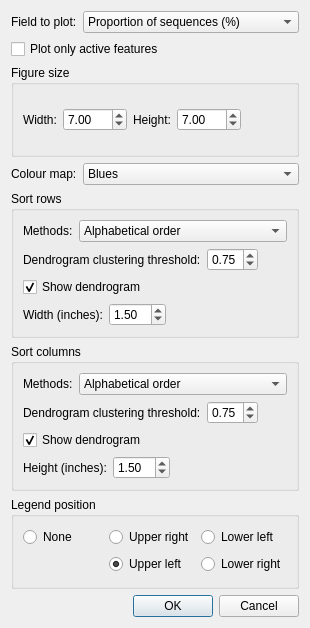
<?xml version="1.0" encoding="UTF-8"?>
<ui version="4.0">
 <class>HeatmapPlotDialog</class>
 <widget class="QDialog" name="HeatmapPlotDialog">
  <property name="geometry">
   <rect>
    <x>0</x>
    <y>0</y>
    <width>310</width>
    <height>628</height>
   </rect>
  </property>
  <property name="sizePolicy">
   <sizepolicy hsizetype="Fixed" vsizetype="Fixed">
    <horstretch>0</horstretch>
    <verstretch>0</verstretch>
   </sizepolicy>
  </property>
  <property name="windowTitle">
   <string>Heatmap plot</string>
  </property>
  <property name="windowIcon">
   <iconset>
    <normaloff>../../../../../icons/programIcon.png</normaloff>../../../../../icons/programIcon.png</iconset>
  </property>
  <layout class="QVBoxLayout" name="verticalLayout_4">
   <item>
    <layout class="QHBoxLayout" name="horizontalLayout_6">
     <item>
      <widget class="QLabel" name="label">
       <property name="text">
        <string>Field to plot:</string>
       </property>
      </widget>
     </item>
     <item>
      <widget class="QComboBox" name="cboFieldToPlot">
       <property name="sizePolicy">
        <sizepolicy hsizetype="Preferred" vsizetype="Fixed">
         <horstretch>1</horstretch>
         <verstretch>0</verstretch>
        </sizepolicy>
       </property>
       <property name="currentIndex">
        <number>1</number>
       </property>
       <item>
        <property name="text">
         <string>Number of sequences</string>
        </property>
       </item>
       <item>
        <property name="text">
         <string>Proportion of sequences (%)</string>
        </property>
       </item>
      </widget>
     </item>
    </layout>
   </item>
   <item>
    <widget class="QCheckBox" name="chkPlotOnlyActiveFeatures">
     <property name="text">
      <string>Plot only active features</string>
     </property>
    </widget>
   </item>
   <item>
    <widget class="QGroupBox" name="groupBox_3">
     <property name="title">
      <string>Figure size</string>
     </property>
     <layout class="QVBoxLayout" name="verticalLayout">
      <item>
       <layout class="QHBoxLayout" name="horizontalLayout">
        <item>
         <widget class="QLabel" name="lblFigureWidth">
          <property name="text">
           <string>Width:</string>
          </property>
         </widget>
        </item>
        <item>
         <widget class="QDoubleSpinBox" name="spinFigWidth">
          <property name="sizePolicy">
           <sizepolicy hsizetype="Minimum" vsizetype="Fixed">
            <horstretch>0</horstretch>
            <verstretch>0</verstretch>
           </sizepolicy>
          </property>
          <property name="decimals">
           <number>2</number>
          </property>
          <property name="minimum">
           <double>0.500000000000000</double>
          </property>
          <property name="maximum">
           <double>100.000000000000000</double>
          </property>
          <property name="singleStep">
           <double>0.100000000000000</double>
          </property>
          <property name="value">
           <double>7.000000000000000</double>
          </property>
         </widget>
        </item>
        <item>
         <widget class="QLabel" name="lblFigureHeight">
          <property name="text">
           <string>Height:</string>
          </property>
         </widget>
        </item>
        <item>
         <widget class="QDoubleSpinBox" name="spinFigHeight">
          <property name="enabled">
           <bool>true</bool>
          </property>
          <property name="sizePolicy">
           <sizepolicy hsizetype="Minimum" vsizetype="Fixed">
            <horstretch>0</horstretch>
            <verstretch>0</verstretch>
           </sizepolicy>
          </property>
          <property name="decimals">
           <number>2</number>
          </property>
          <property name="minimum">
           <double>0.500000000000000</double>
          </property>
          <property name="maximum">
           <double>100.000000000000000</double>
          </property>
          <property name="singleStep">
           <double>0.100000000000000</double>
          </property>
          <property name="value">
           <double>7.000000000000000</double>
          </property>
         </widget>
        </item>
        <item>
         <spacer name="horizontalSpacer_2">
          <property name="orientation">
           <enum>Qt::Horizontal</enum>
          </property>
          <property name="sizeHint" stdset="0">
           <size>
            <width>10</width>
            <height>20</height>
           </size>
          </property>
         </spacer>
        </item>
       </layout>
      </item>
     </layout>
    </widget>
   </item>
   <item>
    <layout class="QHBoxLayout" name="horizontalLayout_7">
     <item>
      <widget class="QLabel" name="label_2">
       <property name="text">
        <string>Colour map:</string>
       </property>
      </widget>
     </item>
     <item>
      <widget class="QComboBox" name="cboColourMap">
       <property name="sizePolicy">
        <sizepolicy hsizetype="Preferred" vsizetype="Fixed">
         <horstretch>1</horstretch>
         <verstretch>0</verstretch>
        </sizepolicy>
       </property>
       <property name="currentIndex">
        <number>0</number>
       </property>
       <item>
        <property name="text">
         <string>Blues</string>
        </property>
       </item>
       <item>
        <property name="text">
         <string>Blue to red to green</string>
        </property>
       </item>
       <item>
        <property name="text">
         <string>Blue to white to red</string>
        </property>
       </item>
       <item>
        <property name="text">
         <string>Cool to warm</string>
        </property>
       </item>
       <item>
        <property name="text">
         <string>Grayscale</string>
        </property>
       </item>
       <item>
        <property name="text">
         <string>Jet</string>
        </property>
       </item>
       <item>
        <property name="text">
         <string>Orange to red</string>
        </property>
       </item>
       <item>
        <property name="text">
         <string>Paired</string>
        </property>
       </item>
       <item>
        <property name="text">
         <string>Purple to green</string>
        </property>
       </item>
       <item>
        <property name="text">
         <string>Reds</string>
        </property>
       </item>
       <item>
        <property name="text">
         <string>Red to blue</string>
        </property>
       </item>
       <item>
        <property name="text">
         <string>Red to yellow to blue</string>
        </property>
       </item>
       <item>
        <property name="text">
         <string>Spectral</string>
        </property>
       </item>
       <item>
        <property name="text">
         <string>Yellow to orange to red</string>
        </property>
       </item>
      </widget>
     </item>
    </layout>
   </item>
   <item>
    <widget class="QGroupBox" name="groupBox">
     <property name="title">
      <string>Sort rows</string>
     </property>
     <layout class="QVBoxLayout" name="verticalLayout_2">
      <item>
       <layout class="QHBoxLayout" name="horizontalLayout_5" stretch="0,0">
        <item>
         <widget class="QLabel" name="lblDendrogramMethod">
          <property name="text">
           <string>Methods:</string>
          </property>
         </widget>
        </item>
        <item>
         <widget class="QComboBox" name="cboRowSortMethod">
          <property name="sizePolicy">
           <sizepolicy hsizetype="Preferred" vsizetype="Fixed">
            <horstretch>1</horstretch>
            <verstretch>0</verstretch>
           </sizepolicy>
          </property>
          <item>
           <property name="text">
            <string>Alphabetical order</string>
           </property>
          </item>
          <item>
           <property name="text">
            <string>Average neighbour (UPGMA)</string>
           </property>
          </item>
          <item>
           <property name="text">
            <string>Centroid</string>
           </property>
          </item>
          <item>
           <property name="text">
            <string>Furthest neighbour</string>
           </property>
          </item>
          <item>
           <property name="text">
            <string>Nearest neighbour</string>
           </property>
          </item>
          <item>
           <property name="text">
            <string>Ward</string>
           </property>
          </item>
         </widget>
        </item>
       </layout>
      </item>
      <item>
       <layout class="QHBoxLayout" name="horizontalLayout_2">
        <item>
         <widget class="QLabel" name="lblClusteringThreshold">
          <property name="text">
           <string>Dendrogram clustering threshold:</string>
          </property>
         </widget>
        </item>
        <item>
         <widget class="QDoubleSpinBox" name="spinRowClusteringThreshold">
          <property name="sizePolicy">
           <sizepolicy hsizetype="Minimum" vsizetype="Fixed">
            <horstretch>0</horstretch>
            <verstretch>0</verstretch>
           </sizepolicy>
          </property>
          <property name="decimals">
           <number>2</number>
          </property>
          <property name="minimum">
           <double>0.000000000000000</double>
          </property>
          <property name="maximum">
           <double>1.000000000000000</double>
          </property>
          <property name="singleStep">
           <double>0.050000000000000</double>
          </property>
          <property name="value">
           <double>0.750000000000000</double>
          </property>
         </widget>
        </item>
        <item>
         <spacer name="horizontalSpacer">
          <property name="orientation">
           <enum>Qt::Horizontal</enum>
          </property>
          <property name="sizeHint" stdset="0">
           <size>
            <width>5</width>
            <height>20</height>
           </size>
          </property>
         </spacer>
        </item>
       </layout>
      </item>
      <item>
       <widget class="QCheckBox" name="chkShowRowDendrogram">
        <property name="enabled">
         <bool>true</bool>
        </property>
        <property name="layoutDirection">
         <enum>Qt::LeftToRight</enum>
        </property>
        <property name="text">
         <string>Show dendrogram</string>
        </property>
        <property name="checked">
         <bool>true</bool>
        </property>
       </widget>
      </item>
      <item>
       <layout class="QHBoxLayout" name="horizontalLayout_9">
        <item>
         <widget class="QLabel" name="lblDendrogramWidth">
          <property name="text">
           <string>Width (inches):</string>
          </property>
         </widget>
        </item>
        <item>
         <widget class="QDoubleSpinBox" name="spinDendrogramRowWidth">
          <property name="sizePolicy">
           <sizepolicy hsizetype="Minimum" vsizetype="Fixed">
            <horstretch>0</horstretch>
            <verstretch>0</verstretch>
           </sizepolicy>
          </property>
          <property name="decimals">
           <number>2</number>
          </property>
          <property name="minimum">
           <double>0.000000000000000</double>
          </property>
          <property name="maximum">
           <double>50.000000000000000</double>
          </property>
          <property name="singleStep">
           <double>0.050000000000000</double>
          </property>
          <property name="value">
           <double>1.500000000000000</double>
          </property>
         </widget>
        </item>
        <item>
         <spacer name="horizontalSpacer_5">
          <property name="orientation">
           <enum>Qt::Horizontal</enum>
          </property>
          <property name="sizeHint" stdset="0">
           <size>
            <width>10</width>
            <height>20</height>
           </size>
          </property>
         </spacer>
        </item>
       </layout>
      </item>
     </layout>
    </widget>
   </item>
   <item>
    <widget class="QGroupBox" name="groupBox_2">
     <property name="title">
      <string>Sort columns</string>
     </property>
     <layout class="QVBoxLayout" name="verticalLayout_3">
      <item>
       <layout class="QHBoxLayout" name="horizontalLayout_10" stretch="0,0">
        <item>
         <widget class="QLabel" name="lblDendrogramMethod_2">
          <property name="text">
           <string>Methods:</string>
          </property>
         </widget>
        </item>
        <item>
         <widget class="QComboBox" name="cboColSortMethod">
          <property name="sizePolicy">
           <sizepolicy hsizetype="Preferred" vsizetype="Fixed">
            <horstretch>1</horstretch>
            <verstretch>0</verstretch>
           </sizepolicy>
          </property>
          <item>
           <property name="text">
            <string>Alphabetical order</string>
           </property>
          </item>
          <item>
           <property name="text">
            <string>Average neighbour (UPGMA)</string>
           </property>
          </item>
          <item>
           <property name="text">
            <string>Centroid</string>
           </property>
          </item>
          <item>
           <property name="text">
            <string>Furthest neighbour</string>
           </property>
          </item>
          <item>
           <property name="text">
            <string>Nearest neighbour</string>
           </property>
          </item>
          <item>
           <property name="text">
            <string>Ward</string>
           </property>
          </item>
         </widget>
        </item>
       </layout>
      </item>
      <item>
       <layout class="QHBoxLayout" name="horizontalLayout_11">
        <item>
         <widget class="QLabel" name="lblClusteringThreshold_2">
          <property name="text">
           <string>Dendrogram clustering threshold:</string>
          </property>
         </widget>
        </item>
        <item>
         <widget class="QDoubleSpinBox" name="spinColClusteringThreshold">
          <property name="sizePolicy">
           <sizepolicy hsizetype="Minimum" vsizetype="Fixed">
            <horstretch>0</horstretch>
            <verstretch>0</verstretch>
           </sizepolicy>
          </property>
          <property name="decimals">
           <number>2</number>
          </property>
          <property name="minimum">
           <double>0.000000000000000</double>
          </property>
          <property name="maximum">
           <double>1.000000000000000</double>
          </property>
          <property name="singleStep">
           <double>0.050000000000000</double>
          </property>
          <property name="value">
           <double>0.750000000000000</double>
          </property>
         </widget>
        </item>
        <item>
         <spacer name="horizontalSpacer_6">
          <property name="orientation">
           <enum>Qt::Horizontal</enum>
          </property>
          <property name="sizeHint" stdset="0">
           <size>
            <width>5</width>
            <height>20</height>
           </size>
          </property>
         </spacer>
        </item>
       </layout>
      </item>
      <item>
       <widget class="QCheckBox" name="chkShowColDendrogram">
        <property name="enabled">
         <bool>true</bool>
        </property>
        <property name="layoutDirection">
         <enum>Qt::LeftToRight</enum>
        </property>
        <property name="text">
         <string>Show dendrogram</string>
        </property>
        <property name="checked">
         <bool>true</bool>
        </property>
       </widget>
      </item>
      <item>
       <layout class="QHBoxLayout" name="horizontalLayout_13">
        <item>
         <widget class="QLabel" name="lblTopDendrogramHeight_2">
          <property name="text">
           <string>Height (inches):</string>
          </property>
         </widget>
        </item>
        <item>
         <widget class="QDoubleSpinBox" name="spinDendrogramColHeight">
          <property name="sizePolicy">
           <sizepolicy hsizetype="Minimum" vsizetype="Fixed">
            <horstretch>0</horstretch>
            <verstretch>0</verstretch>
           </sizepolicy>
          </property>
          <property name="decimals">
           <number>2</number>
          </property>
          <property name="minimum">
           <double>0.000000000000000</double>
          </property>
          <property name="maximum">
           <double>50.000000000000000</double>
          </property>
          <property name="singleStep">
           <double>0.050000000000000</double>
          </property>
          <property name="value">
           <double>1.500000000000000</double>
          </property>
         </widget>
        </item>
        <item>
         <spacer name="horizontalSpacer_8">
          <property name="orientation">
           <enum>Qt::Horizontal</enum>
          </property>
          <property name="sizeHint" stdset="0">
           <size>
            <width>10</width>
            <height>20</height>
           </size>
          </property>
         </spacer>
        </item>
       </layout>
      </item>
     </layout>
    </widget>
   </item>
   <item>
    <layout class="QHBoxLayout" name="horizontalLayout_4">
     <item>
      <widget class="QGroupBox" name="groupBox_6">
       <property name="title">
        <string>Legend position</string>
       </property>
       <layout class="QGridLayout" name="gridLayout">
        <item row="0" column="0">
         <widget class="QRadioButton" name="radioLegendPosNone">
          <property name="text">
           <string>None</string>
          </property>
         </widget>
        </item>
        <item row="0" column="2">
         <widget class="QRadioButton" name="radioLegendPosLowerLeft">
          <property name="text">
           <string>Lower left</string>
          </property>
         </widget>
        </item>
        <item row="1" column="2">
         <widget class="QRadioButton" name="radioLegendPosLowerRight">
          <property name="text">
           <string>Lower right</string>
          </property>
         </widget>
        </item>
        <item row="0" column="1">
         <widget class="QRadioButton" name="radioLegendPosUpperRight">
          <property name="text">
           <string>Upper right</string>
          </property>
         </widget>
        </item>
        <item row="1" column="1">
         <widget class="QRadioButton" name="radioLegendPosUpperLeft">
          <property name="text">
           <string>Upper left</string>
          </property>
          <property name="checked">
           <bool>true</bool>
          </property>
         </widget>
        </item>
       </layout>
      </widget>
     </item>
    </layout>
   </item>
   <item>
    <layout class="QHBoxLayout" name="horizontalLayout_3">
     <item>
      <spacer name="horizontalSpacer_3">
       <property name="orientation">
        <enum>Qt::Horizontal</enum>
       </property>
       <property name="sizeHint" stdset="0">
        <size>
         <width>40</width>
         <height>20</height>
        </size>
       </property>
      </spacer>
     </item>
     <item>
      <widget class="QDialogButtonBox" name="buttonBox">
       <property name="orientation">
        <enum>Qt::Horizontal</enum>
       </property>
       <property name="standardButtons">
        <set>QDialogButtonBox::Cancel|QDialogButtonBox::Ok</set>
       </property>
       <property name="centerButtons">
        <bool>false</bool>
       </property>
      </widget>
     </item>
    </layout>
   </item>
  </layout>
 </widget>
 <resources/>
 <connections>
  <connection>
   <sender>buttonBox</sender>
   <signal>accepted()</signal>
   <receiver>HeatmapPlotDialog</receiver>
   <slot>accept()</slot>
   <hints>
    <hint type="sourcelabel">
     <x>267</x>
     <y>144</y>
    </hint>
    <hint type="destinationlabel">
     <x>157</x>
     <y>154</y>
    </hint>
   </hints>
  </connection>
  <connection>
   <sender>buttonBox</sender>
   <signal>rejected()</signal>
   <receiver>HeatmapPlotDialog</receiver>
   <slot>reject()</slot>
   <hints>
    <hint type="sourcelabel">
     <x>267</x>
     <y>144</y>
    </hint>
    <hint type="destinationlabel">
     <x>277</x>
     <y>154</y>
    </hint>
   </hints>
  </connection>
 </connections>
 <designerdata>
  <property name="gridDeltaX">
   <number>10</number>
  </property>
  <property name="gridDeltaY">
   <number>10</number>
  </property>
  <property name="gridSnapX">
   <bool>true</bool>
  </property>
  <property name="gridSnapY">
   <bool>true</bool>
  </property>
  <property name="gridVisible">
   <bool>true</bool>
  </property>
 </designerdata>
</ui>
